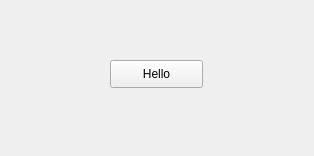
<?xml version="1.0" encoding="UTF-8"?>
<ui version="4.0">
 <class>Widget</class>
 <widget class="QWidget" name="Widget">
  <property name="geometry">
   <rect>
    <x>0</x>
    <y>0</y>
    <width>314</width>
    <height>156</height>
   </rect>
  </property>
  <property name="windowTitle">
   <string>Widget</string>
  </property>
  <widget class="QPushButton" name="pushButton">
   <property name="geometry">
    <rect>
     <x>110</x>
     <y>60</y>
     <width>93</width>
     <height>28</height>
    </rect>
   </property>
   <property name="text">
    <string>Hello</string>
   </property>
  </widget>
 </widget>
 <resources/>
 <connections>
  <connection>
   <sender>pushButton</sender>
   <signal>clicked()</signal>
   <receiver>Widget</receiver>
   <slot>greeting()</slot>
   <hints>
    <hint type="sourcelabel">
     <x>161</x>
     <y>69</y>
    </hint>
    <hint type="destinationlabel">
     <x>263</x>
     <y>112</y>
    </hint>
   </hints>
  </connection>
 </connections>
 <slots>
  <slot>greeting()</slot>
 </slots>
</ui>
